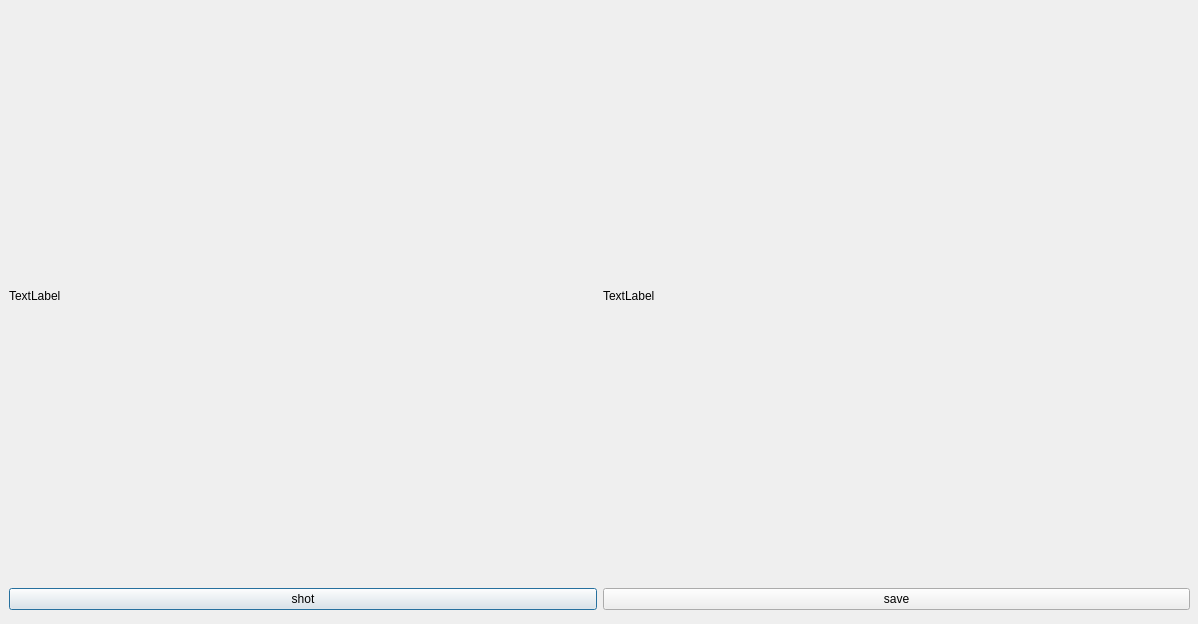
<?xml version="1.0" encoding="UTF-8"?>
<ui version="4.0">
 <class>Dialog</class>
 <widget class="QDialog" name="Dialog">
  <property name="geometry">
   <rect>
    <x>0</x>
    <y>0</y>
    <width>1198</width>
    <height>624</height>
   </rect>
  </property>
  <property name="windowTitle">
   <string>Dialog</string>
  </property>
  <widget class="QWidget" name="verticalLayoutWidget">
   <property name="geometry">
    <rect>
     <x>9</x>
     <y>9</y>
     <width>1181</width>
     <height>601</height>
    </rect>
   </property>
   <layout class="QVBoxLayout" name="verticalLayout">
    <item>
     <layout class="QHBoxLayout" name="horizontalLayout_4">
      <item>
       <widget class="QLabel" name="res_label">
        <property name="text">
         <string>TextLabel</string>
        </property>
       </widget>
      </item>
      <item>
       <widget class="QLabel" name="cam_label">
        <property name="text">
         <string>TextLabel</string>
        </property>
       </widget>
      </item>
     </layout>
    </item>
    <item>
     <layout class="QHBoxLayout" name="horizontalLayout_2">
      <item>
       <widget class="QPushButton" name="btn_shot">
        <property name="text">
         <string>shot</string>
        </property>
       </widget>
      </item>
      <item>
       <widget class="QPushButton" name="btn_save">
        <property name="text">
         <string>save</string>
        </property>
       </widget>
      </item>
     </layout>
    </item>
   </layout>
  </widget>
 </widget>
 <resources/>
 <connections/>
</ui>
